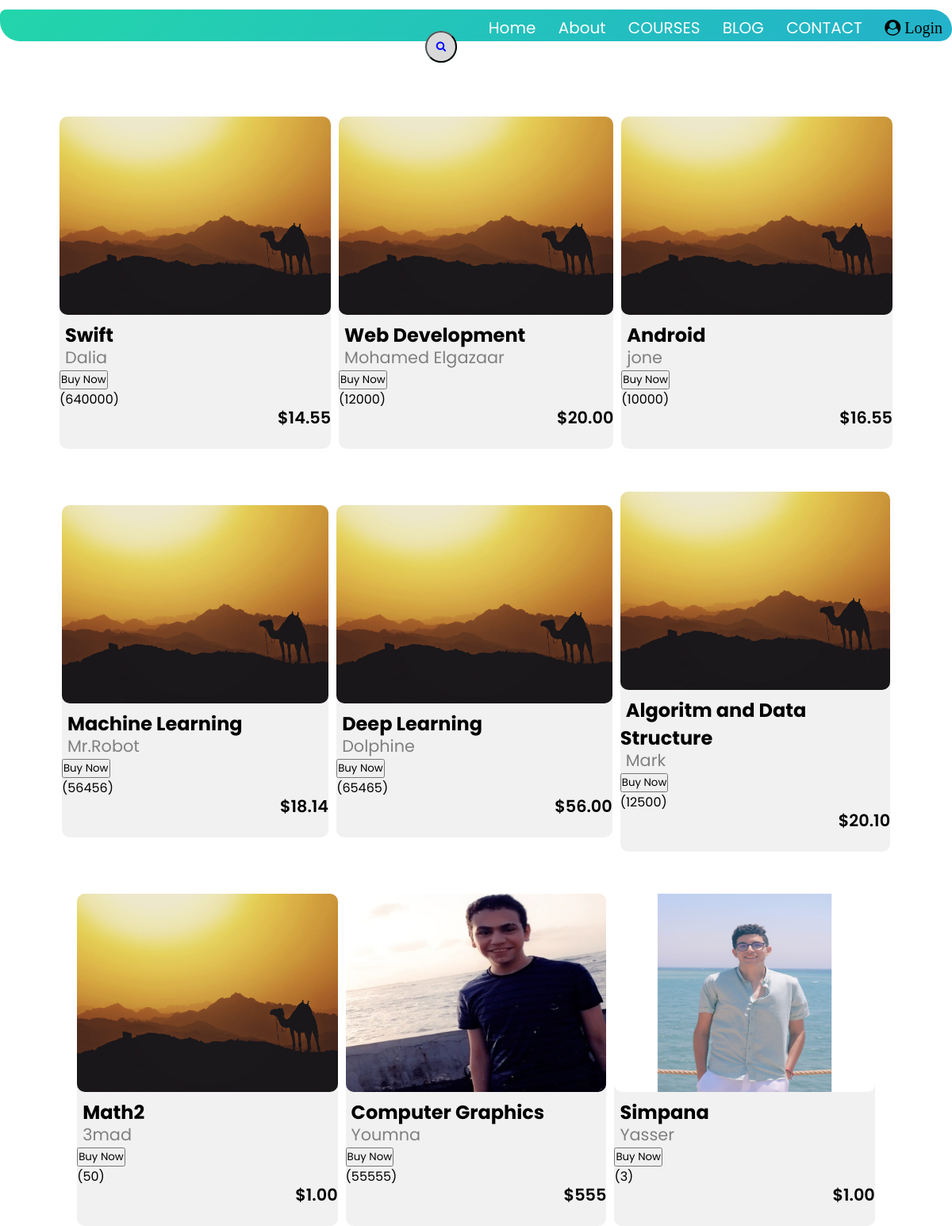
Before: /oldCart.php with the older database file.
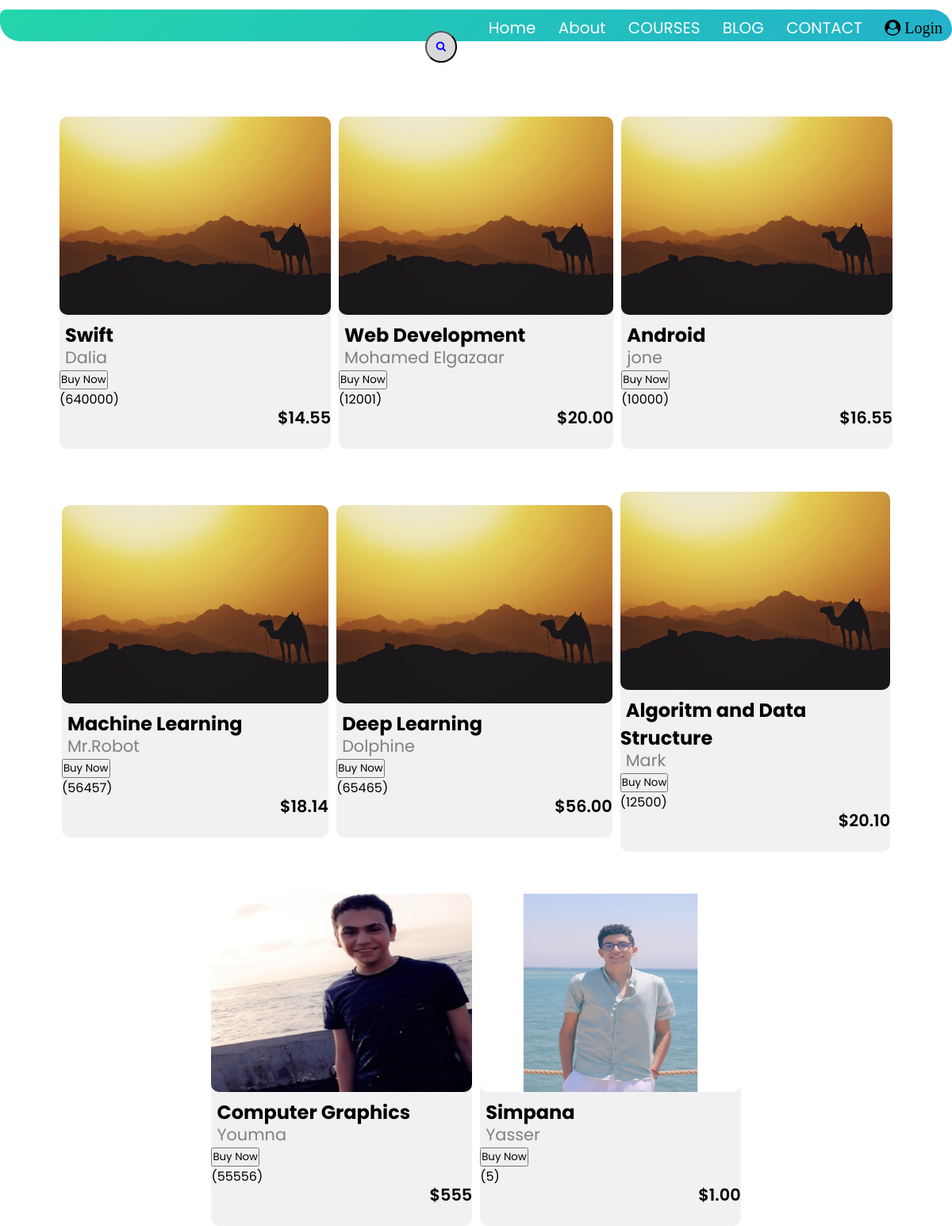
After: the same page with the newer database file.
### tables this page shows
CREATE TABLE `course` (
  `courseId` int(255) NOT NULL,
  `courseName` varchar(255) NOT NULL,
  `coursePrice` varchar(255) NOT NULL,
  `enrolledSid` varchar(255) NOT NULL,
  `description` varchar(255) NOT NULL,
  `instructorName` varchar(255) NOT NULL,
  `image` varchar(255) NOT NULL
);

### oldCart.php (the view, shortened to what this page needs)
<!DOCTYPE html>
<html>
<head>
    <link rel='stylesheet' href='css/style.css' type='text/css' media='all' />
    <link rel="stylesheet" href="courseStyle.css">
    <link rel="stylesheet" href="search.css">
    <link rel="stylesheet" href="https://stackpath.bootstrapcdn.com/font-awesome/4.7.0/css/font-awesome.min.css">
</head>
<body>
    <?php
if (empty($_SESSION['username'])) {
    ?>
   <nav>
    <div class="topnav">
 <ul>
                <li><a href="index.php">Home</a></li>
                <li><a href="">About</a></li>
                <li><a href="courses.php">COURSES</a></li>
                <li><a href="">BLOG</a></li>
                <li><a href="">CONTACT</a></li>
                <li><a href="LR2.php"><i class="fa fa-user-circle"> Login</i></a></li>
            </ul>
</div>
<form method="post">
<div class="searchBox">
            <button class="searchButton" href="#"type="submit" name="submit" value = "Search">
                <i class="fa fa-search" aria-hidden="true"></i>
            </button>
          </div>
  </form>
</nav>
<?php
}
     ?>
<section class="course">
    <div class="row">
       <?php
       if (empty($_POST['search'])) {
          $servername = "localhost";
          $username ="root";
          $password = "";
          $DB = "webdatabase";
          $conn = mysqli_connect($servername,$username,$password,$DB);
            $sql= "SELECT * FROM course";
            $result=mysqli_query($conn,$sql);
            while($row=mysqli_fetch_array($result)){
                ?>
<a href="">
                <div class="Course-col">
                  <img src="<?php echo $row['image']; ?>" height="250px" width="400px"></a>
                  <span class="coursename"><?php echo $row['courseName']; ?></span><br>
                  <span class="instName"> <?php echo $row['instructorName']; ?></span><br>
                <?php
                 echo"
                <form method='post' action=''>
                   <input type='hidden' name='code' value=".$row['courseId'].">
                   <button type='submit' class='buy'>Buy Now</button>
               </form>
               ";?>
                  <?php echo "(".$row['enrolledSid'].")"; ?><br>
                 <span class="price"><?php echo "$".$row['coursePrice']; ?></span><br>
                  <br>
                 </div>
                 <?php
            }
       }
        ?>
</section>
</body>
</html>

Changed rows visible on the page:
removed course: image (picture), courseName "Math2", instructorName "3mad", enrolledSid "50", coursePrice "1.00"
changed course "Web Development": enrolledSid "12000" → "12001"
changed course "Machine Learning": enrolledSid "56456" → "56457"
changed course "Computer Graphics": enrolledSid "55555" → "55556"
changed course "Simpana": enrolledSid "3" → "5"
